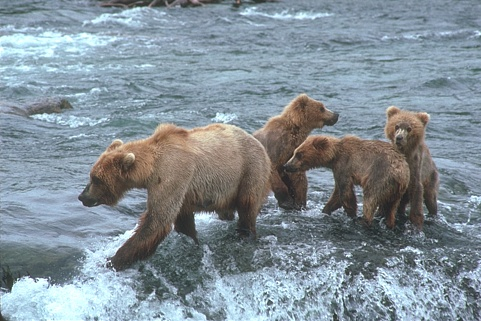
%> input picture ch3_level_set/matlab/MatlabCode/matlabcode_frompaper/DRLSE_v0/bears.jpg, 481 x 321 px
$ octave demo_1.m   (GNU Octave 9; MATLAB toolbox functions it lacks are replaced by stand-ins)
%> lines starting %> are read from the running program, lines starting %| are printed output that depends on the picture; in (x1, y1, x2, y2) boxes, pixels count from 0 and x2, y2 are one past the last pixel; in counts of white or black regions, pixels touching at a corner belong together; the program's own positions count from 1
%  This Matlab code demonstrates an edge-based active contour model as an application of
%  the Distance Regularized Level Set Evolution (DRLSE) formulation in the following paper:
%
%  C. Li, C. Xu, C. Gui, M. D. Fox, "Distance Regularized Level Set Evolution and Its Application to Image Segmentation",
%     IEEE Trans. Image Processing, vol. 19 (12), pp. 3243-3254, 2010.
%
% Author: Chunming Li, all rights reserved
% E-mail: lchunming@gmail.com
%         li_chunming@hotmail.com
% URL:  http://www.imagecomputing.org/~cmli//

clear all;
close all;

Img=imread('bears.jpg');
%> Img is the input picture: size 321x481x3 uint8; mean R, G, B 131.3, 144.1, 152.6
Img=double(Img(:,:,1));
%> Img: size 321x481 double
%% parameter setting
timestep=1;  % time step
mu=0.2/timestep;  % coefficient of the distance regularization term R(phi)
iter_inner=5;
iter_outer=2000;
lambda=15; % coefficient of the weighted length term L(phi)
alfa=-3;  % coefficient of the weighted area term A(phi)
epsilon=1.5; % papramater that specifies the width of the DiracDelta function

sigma=.8;    % scale parameter in Gaussian kernel
G=fspecial('gaussian',15,sigma); % Caussian kernel
Img_smooth=conv2(Img,G,'same');  % smooth image by Gaussiin convolution
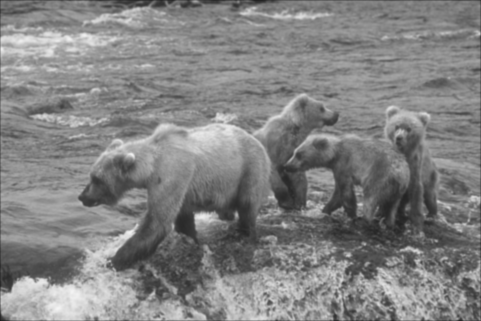
%> Img_smooth: size 321x481 double; min 28.64, max 244.4, mean 131
[Ix,Iy]=gradient(Img_smooth);
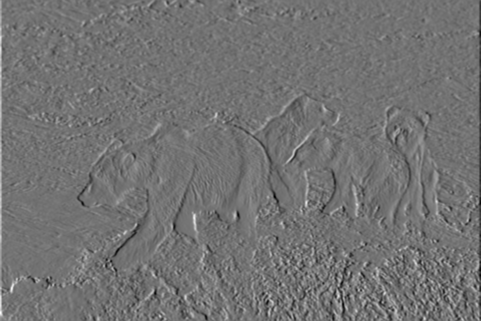
%> Ix: size 321x481 double; min -56.4, max 68.59, mean 0; drawn with min black and max white
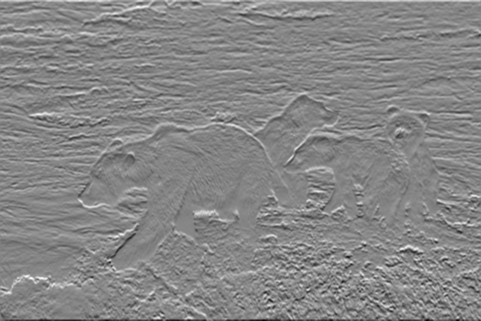
%> Iy: size 321x481 double; min -62.92, max 56.52, mean 0.1; drawn with min black and max white
f=Ix.^2+Iy.^2;
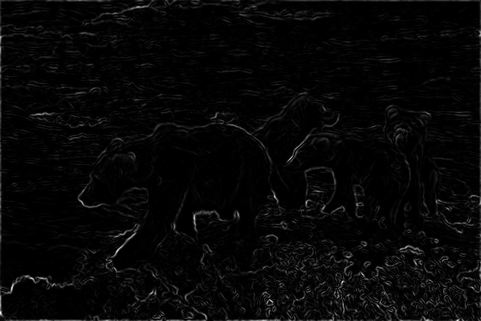
%> f: size 321x481 double; min 2.32e-05, max 4768.2, mean 135.6; drawn with min black and max white
g=1./(1+f);  % edge indicator function.
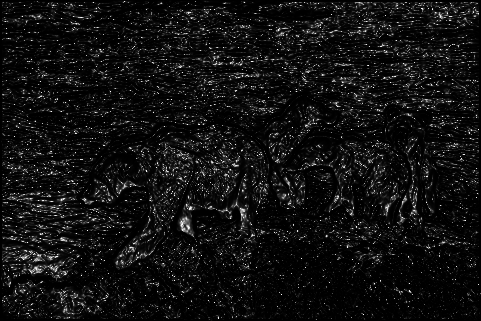
%> g: size 321x481 double; min 0.00021, max 1, mean 0.0687

% initialize LSF as binary step function
c0=2;
initialLSF = c0*ones(size(Img));
[usize,vsize] = size(Img);
%> usize = 321; vsize = 481
% generate the initial region R0 as two rectangles
initialLSF(0.1*usize:0.8*usize,0.1*vsize:0.8*vsize)=-c0;
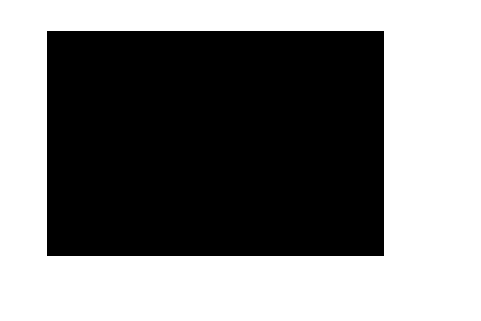
%> initialLSF: size 321x481 double; values -2 (black) and 2 (white), 50.9% white; 1 black region, box (x1, y1, x2, y2) and area: (47, 31, 384, 256) 75825
%initialLSF(25:35,40:50)=-c0;
phi=initialLSF;

figure(1);
mesh(-phi);   % for a better view, the LSF is displayed upside down
hold on;  contour(phi, [0,0], 'r','LineWidth',2);
title('Initial level set function');
view([-80 35]);

figure(2);
imagesc(Img,[0, 255]); axis off; axis equal; colormap(gray); hold on;  contour(phi, [0,0], 'r');
title('Initial zero level contour');
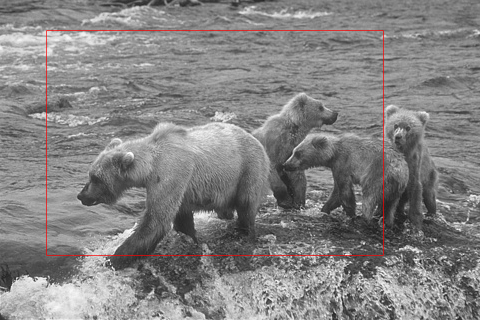
%> figure redrawn from the program's plot data; its title reads 'Initial zero level contour'
pause(0.5);

potential=2;
if potential ==1
    potentialFunction = 'single-well';  % use single well potential p1(s)=0.5*(s-1)^2, which is good for region-based model
elseif potential == 2
    potentialFunction = 'double-well';  % use double-well potential in Eq. (16), which is good for both edge and region based models
else
    potentialFunction = 'double-well';  % default choice of potential function
end

% start level set evolution
for n=1:iter_outer
%> (the run ends here)
